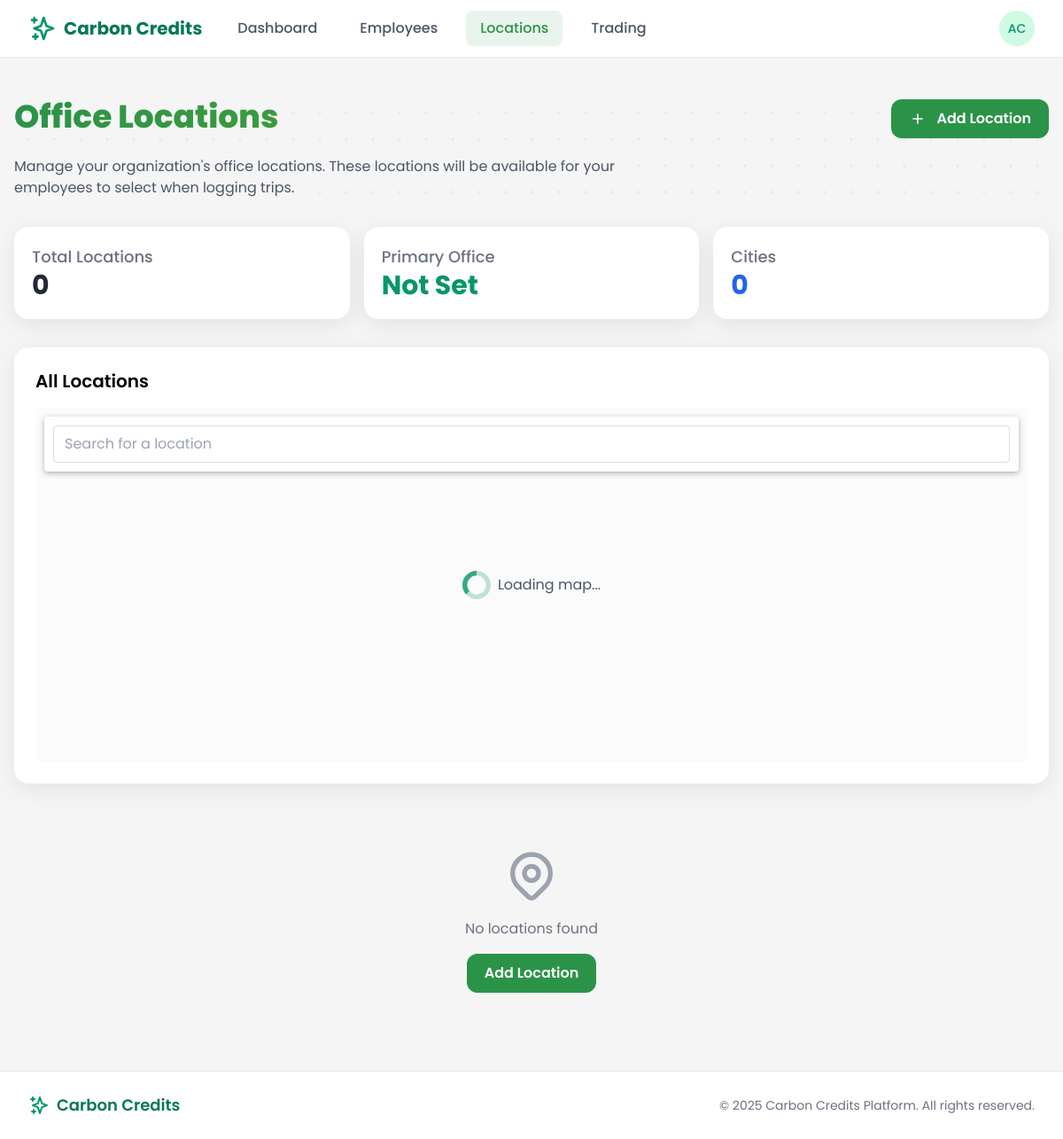
The app's page /employer/locations/ (signed in), older data.
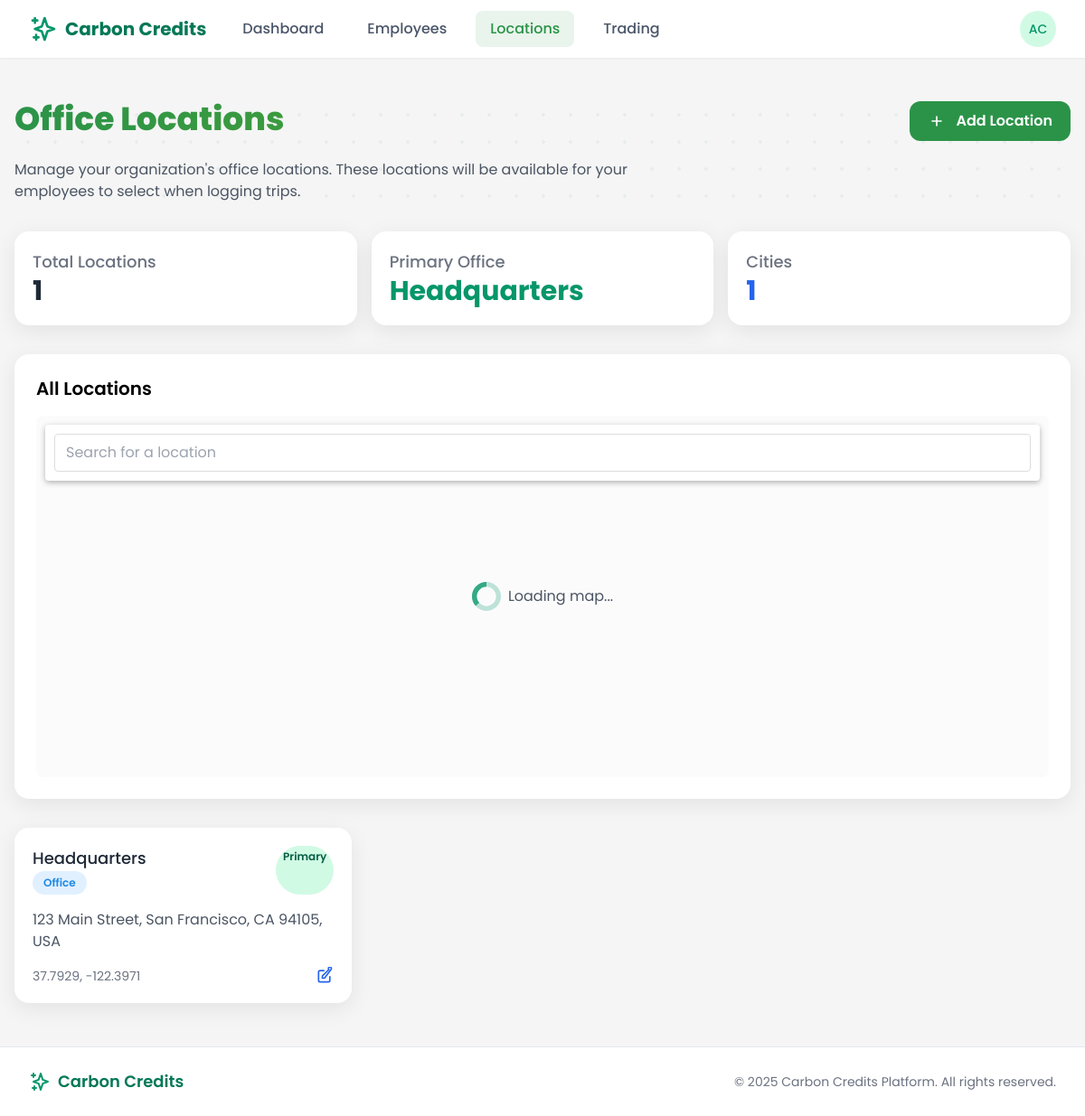
The same page, newer data.
### users/models.py (models this page shows, shortened)
class CustomUser(AbstractUser):
    is_employee = models.BooleanField(default=False)
    is_employer = models.BooleanField(default=False)
    is_bank_admin = models.BooleanField(default=False)
    is_super_admin = models.BooleanField(default=False)
    email = models.EmailField(_('email address'), unique=True)
    date_joined = models.DateTimeField(default=timezone.now)
    approved = models.BooleanField(default=False)
    USERNAME_FIELD = 'email'
    REQUIRED_FIELDS = ['username', 'first_name', 'last_name']
    class Meta:
        verbose_name = _('user')
        verbose_name_plural = _('users')

class Location(models.Model):
    LOCATION_TYPES = (
        ('home', 'Home'),
        ('office', 'Office'),
        ('commute', 'Commute'),
        ('other', 'Other'),
    )
    name = models.CharField(max_length=100, default='', blank=True)
    created_by = models.ForeignKey(
        CustomUser,
        on_delete=models.CASCADE,
        related_name='locations'
    )
    latitude = models.DecimalField(max_digits=10, decimal_places=7)
    longitude = models.DecimalField(max_digits=10, decimal_places=7)
    address = models.CharField(max_length=255)
    location_type = models.CharField(max_length=10, choices=LOCATION_TYPES, default='other')
    employer = models.ForeignKey(
        EmployerProfile,
        on_delete=models.CASCADE,
        related_name='office_locations',
        null=True,
        blank=True
    )
    is_primary = models.BooleanField(default=False)
    created_at = models.DateTimeField(default=timezone.now)

### core/views/employer_views.py (the view)
# urls.py: path('locations/', locations_list, name='employer_locations'),
@login_required
@user_passes_test(lambda u: u.is_employer)
def locations_list(request):
    employer_profile = request.user.employer_profile
    locations = employer_profile.office_locations.all().order_by('-created_at')
    try:
        primary_location = locations.get(is_primary=True)
    except:
        primary_location = None
    city_count = len(set([loc.address.split(',')[-2].strip() for loc in locations if ',' in loc.address]))
    from django.conf import settings
    maps_api_key = getattr(settings, 'GOOGLE_MAPS_API_KEY', '')
    context = {
        'locations': locations,
        'primary_location': primary_location,
        'city_count': city_count,
        'maps_api_key': maps_api_key,
        'page_title': 'Manage Locations',
    }
    return render(request, 'employer/locations.html', context)

### templates/employer/locations.html (shortened to what this page needs)
{% extends 'base.html' %}
{% block content %}
<div class="locations-container px-4 py-6">
    <div class="relative mb-8">
        <div class="bg-pattern"></div>
        <div class="relative z-10 flex justify-between items-start">
            <div>
                <h1 class="section-headline text-3xl md:text-4xl font-bold mb-6">Office Locations</h1>
                <p class="text-gray-600 max-w-3xl">
                    Manage your organization's office locations. These locations will be available for your employees to select when logging trips.
                </p>
            </div>
            <button id="add-location-btn" class="btn-primary flex items-center" onclick="openLocationModal()">
                <svg xmlns="http://www.w3.org/2000/svg" class="h-5 w-5 mr-1" fill="none" viewBox="0 0 24 24" stroke="currentColor">
                    <path stroke-linecap="round" stroke-linejoin="round" stroke-width="2" d="M12 6v6m0 0v6m0-6h6m-6 0H6" />
                </svg>
                Add Location
            </button>
        </div>
    </div>
    <div class="grid grid-cols-1 sm:grid-cols-3 gap-4 mb-8">
        <div class="modern-card p-5">
            <h3 class="text-lg font-medium text-gray-500">Total Locations</h3>
            <p class="text-3xl font-bold text-gray-800">{{ locations.count }}</p>
        </div>
        <div class="modern-card p-5">
            <h3 class="text-lg font-medium text-gray-500">Primary Office</h3>
            <p class="text-3xl font-bold text-green-600">{{ primary_location.name|default:"Not Set" }}</p>
        </div>
        <div class="modern-card p-5">
            <h3 class="text-lg font-medium text-gray-500">Cities</h3>
            <p class="text-3xl font-bold text-blue-600">{{ city_count|default:"0" }}</p>
        </div>
    </div>
    <div class="modern-card p-6 mb-8">
        <h2 class="text-xl font-semibold mb-4">All Locations</h2>
        <div class="map-container">
            <div class="map-loading" id="map-loading">
                <div class="spinner">
                </div>
                <span class="ml-2 text-gray-600">Loading map...</span>
            </div>
            <div class="map-search-container">
                <input id="map-search-input" type="text" placeholder="Search for a location">
            </div>
            <div id="locations-map" class="h-full w-full"></div>
        </div>
    </div>
    <div class="grid grid-cols-1 md:grid-cols-2 lg:grid-cols-3 gap-6">
        {% if locations %}
            {% for location in locations %}
                <div class="modern-card p-5 location-card">
                    <div class="flex justify-between mb-4">
                        <div>
                            <h3 class="text-lg font-medium text-gray-800">{{ location.name }}</h3>
                            <span class="location-type-tag type-{{ location.location_type }}">
                                {{ location.get_location_type_display }}
                            </span>
                        </div>
                        {% if location.is_primary %}
                        <span class="px-2 py-1 bg-green-100 text-green-800 text-xs font-semibold rounded-full">Primary</span>
                        {% endif %}
                    </div>
                    <p class="text-gray-600 mb-3">{{ location.address }}</p>
                    <div class="flex justify-between items-center mt-4">
                        <div class="text-sm text-gray-500">
                            <span>{{ location.latitude|floatformat:4 }}, {{ location.longitude|floatformat:4 }}</span>
                        </div>
                        <div class="flex space-x-2">
                            <button class="edit-location-btn text-blue-600 hover:text-blue-900"
                                data-id="{{ location.id }}"
                                data-name="{{ location.name }}"
                                data-address="{{ location.address }}"
                                data-lat="{{ location.latitude }}"
                                data-lng="{{ location.longitude }}"
                                data-type="{{ location.location_type }}"
                                onclick="editLocation(this)">
                                <svg xmlns="http://www.w3.org/2000/svg" class="h-5 w-5" fill="none" viewBox="0 0 24 24" stroke="currentColor">
                                    <path stroke-linecap="round" stroke-linejoin="round" stroke-width="2" d="M11 5H6a2 2 0 00-2 2v11a2 2 0 002 2h11a2 2 0 002-2v-5m-1.414-9.414a2 2 0 112.828 0L11.828 15H9v-2.828l8.586-8.586z" />
                                </svg>
                            </button>
                        </div>
                    </div>
                </div>
            {% endfor %}
        {% else %}
            <div class="col-span-3 text-center py-10">
                <p class="text-gray-500">No locations found</p>
                <button id="no-locations-add-btn" class="mt-4 inline-block btn-primary" onclick="openLocationModal()">Add Location</button>
            </div>
        {% endif %}
    </div>
</div>
{% endblock %}

### templates/base.html (shortened to what this page needs)
{% load static %}
<!DOCTYPE html>
<html lang="en">
<head>
    <link href="https://cdn.jsdelivr.net/npm/tailwindcss@2.2.19/dist/tailwind.min.css" rel="stylesheet">
</head>
<body class="flex flex-col min-h-screen">
    <header class="bg-white shadow-sm sticky top-0 z-50">
        <nav class="max-w-7xl mx-auto px-4 sm:px-6 lg:px-8">
            <div class="flex justify-between h-16">
                <div class="flex">
                    <div class="flex-shrink-0 flex items-center">
                        <a href="{% url 'home' %}" class="flex items-center">
                            <svg xmlns="http://www.w3.org/2000/svg" class="h-8 w-8 text-green-600" fill="none" viewBox="0 0 24 24" stroke="currentColor">
                                <path stroke-linecap="round" stroke-linejoin="round" stroke-width="2" d="M5 3v4M3 5h4M6 17v4m-2-2h4m5-16l2.286 6.857L21 12l-5.714 2.143L13 21l-2.286-6.857L5 12l5.714-2.143L13 3z" />
                            </svg>
                            <span class="ml-2 text-xl font-bold text-green-700">Carbon Credits</span>
                        </a>
                    </div>
                    {% if user.is_authenticated %}
                    <div class="hidden sm:ml-6 sm:flex sm:space-x-4 items-center">
                        {% if user.is_super_admin %}
                        <a href="{% url 'admin_dashboard' %}" class="nav-link {% if request.resolver_match.url_name == 'admin_dashboard' %}active{% endif %}">Dashboard</a>
                        <a href="{% url 'admin_users' %}" class="nav-link {% if request.resolver_match.url_name == 'admin_users' %}active{% endif %}">Users</a>
                        <a href="{% url 'admin_reports' %}" class="nav-link {% if request.resolver_match.url_name == 'admin_reports' %}active{% endif %}">Reports</a>
                        {% elif user.is_employer %}
                        <a href="{% url 'employer:employer_dashboard' %}" class="nav-link {% if request.resolver_match.url_name == 'employer_dashboard' %}active{% endif %}">Dashboard</a>
                        <a href="{% url 'employer:employer_employee_list' %}" class="nav-link {% if request.resolver_match.url_name == 'employer_employee_list' %}active{% endif %}">Employees</a>
                        <a href="{% url 'employer:employer_locations' %}" class="nav-link {% if request.resolver_match.url_name == 'employer_locations' %}active{% endif %}">Locations</a>
                        <a href="{% url 'employer:employer_trading' %}" class="nav-link {% if request.resolver_match.url_name == 'employer_trading' %}active{% endif %}">Trading</a>
                        {% endif %}
                    </div>
                    {% endif %}
                </div>
                <div class="flex items-center">
                    {% if user.is_authenticated %}
                    <div class="ml-3 relative">
                        <div>
                            <button type="button" class="bg-white rounded-full flex text-sm focus:outline-none focus:ring-2 focus:ring-offset-2 focus:ring-green-500" id="user-menu-button" aria-expanded="false" aria-haspopup="true">
                                <div class="h-10 w-10 rounded-full bg-green-100 flex items-center justify-center text-green-600 font-medium">
                                    {{ user.first_name|slice:":1" }}{{ user.last_name|slice:":1" }}
                                </div>
                            </button>
                        </div>
                    </div>
                    {% else %}
                    <a href="{% url 'login' %}" class="btn-secondary">Log in</a>
                    <a href="{% url 'register' %}" class="ml-3 btn-primary">Register</a>
                    {% endif %}
                </div>
            </div>
        </nav>
    </header>
    <main class="flex-grow py-6">
        {% block content %}{% endblock %}
    </main>
    <footer class="bg-white py-6 border-t border-gray-200 mt-auto">
        <div class="max-w-7xl mx-auto px-4 sm:px-6 lg:px-8">
            <div class="flex flex-col md:flex-row md:justify-between items-center">
                <div class="flex items-center mb-4 md:mb-0">
                    <svg xmlns="http://www.w3.org/2000/svg" class="h-6 w-6 text-green-600" fill="none" viewBox="0 0 24 24" stroke="currentColor">
                        <path stroke-linecap="round" stroke-linejoin="round" stroke-width="2" d="M5 3v4M3 5h4M6 17v4m-2-2h4m5-16l2.286 6.857L21 12l-5.714 2.143L13 21l-2.286-6.857L5 12l5.714-2.143L13 3z" />
                    </svg>
                    <span class="ml-2 text-lg font-semibold text-green-700">Carbon Credits</span>
                </div>
                <p class="text-center text-gray-500 text-sm">
                    &copy; {% now "Y" %} Carbon Credits Platform. All rights reserved.
                </p>
            </div>
        </div>
    </footer>
</body>
</html>

### templates/base.html (style rules this page uses)
:root { --primary: #2B9348; --secondary: #55A630; --neutral-dark: #1C1C1C; --light-bg: #F5F5F5; --accent: #F9DC5C; --secondary-accent: #70A9A1; --cta-blue: #1E88E5; }
body { font-family: 'Poppins', sans-serif; background-color: var(--light-bg); }
.modern-card { border-radius: 16px; box-shadow: 0px 6px 24px rgba(0, 0, 0, 0.08); transition: all 0.3s ease; background-color: white; }
.btn-primary { background-color: var(--primary); color: white; border-radius: 12px; padding: 10px 20px; font-weight: 600; transition: all 0.3s ease; display: inline-flex; align-items: center; gap: 8px; }
.section-headline { font-weight: 800; background: linear-gradient(90deg, var(--primary), var(--secondary)); -webkit-background-clip: text; -webkit-text-fill-color: transparent; margin-bottom: 1.5rem; }
.nav-link { color: #4A5568; font-weight: 500; transition: all 0.2s ease; padding: 0.5rem 1rem; border-radius: 8px; }
.nav-link:hover, .nav-link.active { color: var(--primary); background-color: rgba(43, 147, 72, 0.1); }
.bg-pattern { position: absolute; top: 0; right: 0; width: 100%; height: 100%; background-image: radial-gradient(var(--secondary-accent) 2px, transparent 2px); background-size: 30px 30px; opacity: 0.1; z-index: 0; }

### templates/employer/locations.html (style rules this page uses)
.locations-container { max-width: 1200px; margin: 0 auto; }
.location-card { transition: all 0.3s ease; }
.map-container { height: 400px; width: 100%; background-color: #f3f4f6; border-radius: 0.5rem; overflow: hidden; position: relative; }
#locations-map { height: 100%; width: 100%; }
.map-loading { position: absolute; top: 0; left: 0; right: 0; bottom: 0; background-color: rgba(255, 255, 255, 0.7); display: flex; justify-content: center; align-items: center; z-index: 5; }
.map-search-container { position: absolute; top: 10px; left: 10px; right: 10px; z-index: 10; background: white; padding: 10px; border-radius: 4px; box-shadow: 0 2px 6px rgba(0, 0, 0, 0.3); }
#map-search-input { width: 100%; padding: 8px 12px; border: 1px solid #ddd; border-radius: 4px; }
.location-type-tag { display: inline-block; padding: 0.25rem 0.75rem; border-radius: 9999px; font-size: 0.75rem; font-weight: 600; }
.type-office { background-color: #E1F0FF; color: #1E88E5; }

Row changes from the older to the newer data that the page shows:
added Location: name "Headquarters", location_type "Office", is_primary "Primary", address "123 Main Street, San Francisco, CA 94105, USA", latitude "37.7929", longitude "-122.3971"
Text that changed along with them:
{{ locations.count }}: "0" → "1"
{{ city_count|default:"0" }}: "0" → "1"
{{ primary_location.name|default:"Not Set" }}: "Not Set" → (not shown)
text no longer shown: "No locations found Add Location"
